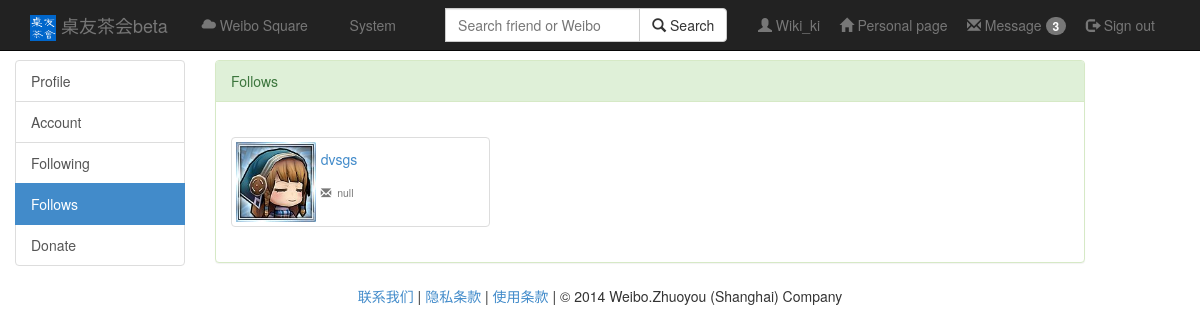
The page /settings/follows (signed in) on the database as committed earlier.
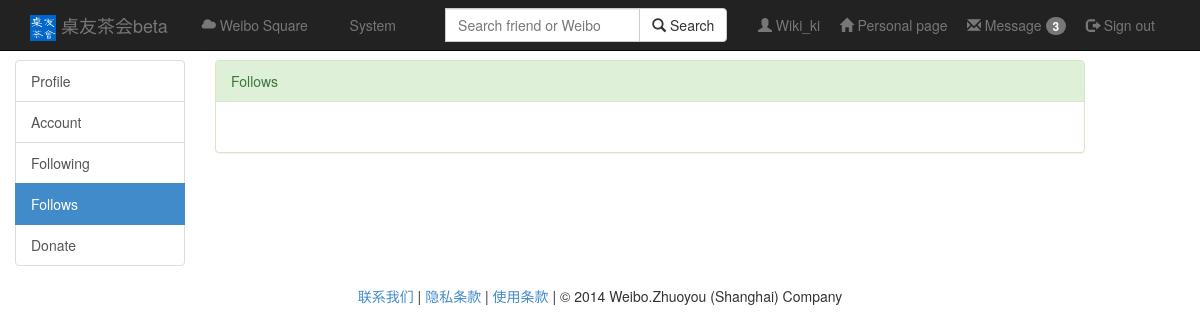
The same page on the database as committed later.
### app/models.py (models this page shows, shortened)
class User(db.Model):
    username = db.Column(db.String(128) , primary_key = True)
    url = db.Column(db.String(128))#头像
    nickname = db.Column(db.String(128) , index = True)
    email = db.Column(db.String(128) , index = True)
    password = db.Column(db.String(256) , index = True)
    state = db.Column(db.SmallInteger , default = STATE_OK)#激活和非激活状态
    role = db.Column(db.SmallInteger ,default = ROLE_USER)#用户和管理员两种权限
    lvip = db.Column(db.SmallInteger , default = 0)#活跃度等级
    point = db.Column(db.SmallInteger , default = 0)#活跃度分值

### app/views.py (the view)
@app.route('/settings/follows')
def follows():
        if 'username' in session:
                Username = session['username']
                ret = models.User.query.filter_by(username=Username).first()
                friend = models.Follow.query.filter_by(followname=Username).all()
                posts = []
                for ele in friend:
                        posts = posts + [models.User.query.filter_by(username=ele.username).first()]
                return render_template("follows.html",posts=posts,ret=ret,nickname=ret.nickname)
        return render_template("error.html")

### app/templates/follows.html (shortened to what this page needs)
{% extends "base.html" %}
{% block content %}
<br>
<br>
<br>
<div class="container-fluid">
      <div class="row">
        <div class="col-sm-3 col-md-2">
           <div class="list-group">
					<a href="/settings/profile" class="list-group-item">Profile</a>
					<a href="/settings/account" class="list-group-item">Account</a>
					<a href="/settings/following" class="list-group-item">Following</a>
					<a href="/settings/follows" class="list-group-item active">Follows</a>
					<a href="/settings/donate" class="list-group-item">Donate</a>
		   </div>
        </div>
        <div class="col-md-9">
			<div class="panel panel-success">
				<div class="panel-heading">Follows</div>
				<div class="panel-body">
					<div class="row">
					  {% for post in posts %}
					  <div class="col-sm-6 col-md-4">
						<div class="thumbnail">
							<div class="row">
								<div class="col-md-3">
									<img src="{{post.url}}" height="80" width="80"></img>
								</div>
								<div class="col-md-9">
									<div class="col-md-4">
										<a href="/homepage?uid={{post.username}}><label for="friendcard" id="nickname"><b><h5>{{post.nickname}}</h5></b></label></a>
									</div>
									<div class="col-md-7">
									</div>
									<div class="col-md-12">
											<label for="friendcard" id="email"><h5><small><span class="glyphicon glyphicon glyphicon-envelope"></span>&nbsp;&nbsp;{{post.email}}</small></h5></label>
									</div>
								</div>
							</div>
						</div>
					  </div>
					  {% endfor %}
					</div>
				</div>
			</div>
        </div>
      </div>
    </div>
{% endblock %}

Rows that differ between the two databases and show on the page:
removed User: url (picture), nickname "dvsgs", email "null"
